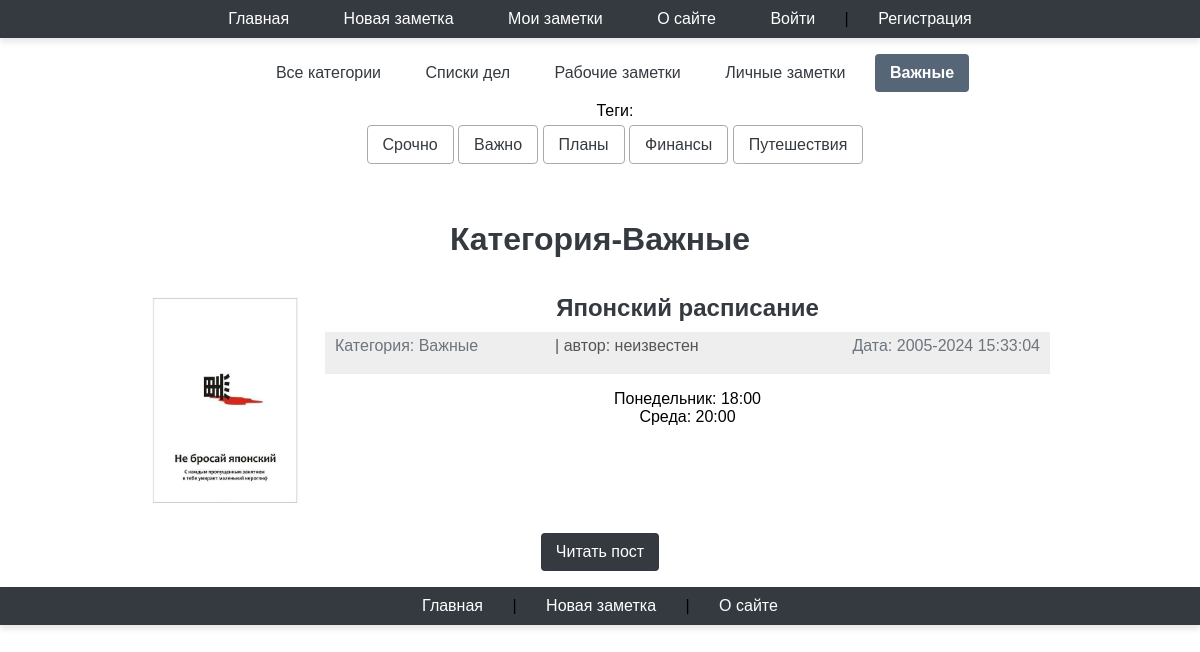
The app's page /categories/vazhnye/ with its own data.
### notes/models.py (models this page shows, shortened)
class Category(models.Model):
    class Meta:
        verbose_name = 'Категория'
        verbose_name_plural = 'Категории'
    name = models.CharField(max_length=100, db_index=True, verbose_name="Категория")
    slug = models.SlugField(max_length=255, unique=True, db_index=True)
    def get_absolute_url(self):
        return reverse('categories', kwargs={'cat_slug': self.slug})

class TagPost(models.Model):
    class Meta:
        verbose_name = 'Тэг'
        verbose_name_plural = 'Тэги'
    tag = models.CharField(max_length=100, db_index=True)
    slug = models.SlugField(max_length=255, unique=True, db_index=True)
    def get_absolute_url(self):
        return reverse('tag', kwargs={'tag_slug':
                                          self.slug})

class Notes(models.Model):
    class Meta:
        verbose_name = 'Заметка'
        verbose_name_plural = 'Заметки'
        ordering = ['-time_create']
        indexes = [
            models.Index(fields=['-time_create']),
        ]
    class Status(models.IntegerChoices):
        PRIVATE = 0, 'Личное'
        PUBLISHED = 1, 'Опубликовано'
    objects = models.Manager()
    private = UnPublishedModel()
    published = PublishedModel()
    def get_absolute_url(self):
        return reverse('post', kwargs={'post_slug':
                                           self.slug})
    cat = models.ForeignKey('Category', on_delete=models.PROTECT, verbose_name="Категории")
    title = models.CharField(max_length=255, verbose_name="Заголовок")
    slug = models.SlugField(max_length=255, unique=True, db_index=True, verbose_name="URL")
    content = models.TextField(blank=True)
    time_create = models.DateTimeField(auto_now_add=True, verbose_name="Время создания")
    time_update = models.DateTimeField(auto_now=True, verbose_name="Время изменения")
    is_published = models.BooleanField(choices=tuple(map(lambda x: (bool(x[0]), x[1]), Status.choices)),
                                       default=Status.PRIVATE, verbose_name="Статус")
    tags = models.ManyToManyField('TagPost', blank=True, related_name='tags', verbose_name="Тэги")
    foot_note = models.OneToOneField('FootNote', on_delete=models.SET_NULL, null=True, blank=True, related_name='note',
                                     verbose_name="Примечание")
    picture = models.ImageField(upload_to="pictures/%Y/%m/%d/",
                                default=None, blank=True, null=True,
                                verbose_name="Изображение")
    author = models.ForeignKey(get_user_model(),
                               on_delete=models.SET_NULL, related_name='posts',
                               null=True, default=None)

### notes/views.py (the view)
# urls.py: path('categories/<slug:cat_slug>/', views.NotesCategory.as_view(), name='categories'),
class NotesCategory(DataMixin,ListView):
    template_name = 'notes/index.html'
    context_object_name = 'posts'
    allow_empty = False
    def get_queryset(self):
        return Notes.published.filter(cat__slug=self.kwargs['cat_slug']).select_related('cat')
    def get_context_data(self, **kwargs):
        context = super().get_context_data(**kwargs)
        cat = context['posts'][0].cat
        return self.get_mixin_context(context, title='Категория-' + cat.name, cat_selected=cat.id, )

### notes/models.py (called while the page is built)
    def get_queryset(self):
        return super().get_queryset().filter(is_published=Notes.Status.PUBLISHED)

### notes/templatetags/notes_tags.py (called while the page is built)
@register.inclusion_tag('notes/list_categories.html')
def show_categories(cat_selected_id=0):
    cats = Category.objects.all()
    return {"cats": cats, "cat_selected": cat_selected_id}

@register.inclusion_tag('notes/list_tags.html')
def show_all_tags():
    return {"tags": TagPost.objects.all()}

### notes/utils.py (called while the page is built)
    def get_mixin_context(self, context, **kwargs):
        if self.title_page:
            context['title'] = self.title_page
        context['cat_selected'] = None
        context.update(kwargs)
        return context

### users/context_processors.py (called while the page is built)
def get_notes_context(request):
    return {'mainmenu': menu}

### notes/templates/notes/index.html (shortened to what this page needs)
{% extends 'base.html' %}
{% block content %}
<h1>{{title}}</h1>
<ul class="list-articles">
    {% for p in posts %}
        {% if p.picture %}
         <p ><img class="img-article-left
        thumb" src="{{p.picture.url}}"></p>
        {% endif %}
        <h2>{{p.title}}</h2>
        <div class="article-panel">
         <p class="first">Категория: {{p.cat.name}}</p>| автор: {{p.author.username|default:"неизвестен"}}</p>
         <p class="last">Дата: {{p.time_update|date:"dm-Y H:i:s"}}</p>
        </div>
        {% autoescape off %}
        {{p.content|linebreaks|truncatewords:50}}
        {% endautoescape %}
        <p class="link-readpost">
            <a href="{{ p.get_absolute_url }}">
                Читать пост
            </a>
        </p>
        {% endfor %}
</ul>
{% endblock %}

### notes/templates/notes/list_categories.html
{% for cat in cats %}
 {% if cat.id == cat_selected %}
 <li
class="selected">{{cat.name}}</li>
 {% else %}
 <li><a href="{{ cat.get_absolute_url }}">{{cat.name}}</a></li>
 {% endif %}
{% endfor %}

### notes/templates/notes/list_tags.html
{% if tags %}
 Теги:</p>
 <ul class="tags-list">
 {% for t in tags %}
 <li><a
href="{{t.get_absolute_url}}">{{t.tag}}</a></li>
 {% endfor %}
 </ul>
{% endif %}

### notes/static/notes/css/styles.css (style rules this page uses)
html, body { font-family: 'Arial'; margin: auto; text-align: center; padding: 0; height: 100%; width: 100%; }
a { color: #0059b2; text-decoration: none; }
img { max-width: 600px; height: auto; }
img.img-article-left { max-width: 300px; height: auto; float: left; padding: 0 10px 10px 0; }
img.img-article-left.thumb { max-width: 150px; height: auto; }
div.article-panel { background: #eee; padding: 5px 10px 5px 10px; box-sizing: border-box; overflow: hidden; color: #555; }
div.article-panel p.first { margin: 0; float: left; }
div.article-panel p.last { margin: 0; float: right; }
ul.list-articles { list-style: none; margin: 0; padding: 0; width: 900px; }
ul.tags-list { width: 100%; margin: 0; padding: 0; list-style: none; }
ul.tags-list li { margin: 0; padding: 0 0 10px; display: inline-block; }
ul.tags-list li a { padding: 5px; font-size: 16px; border: 1px solid #aaa; }
ul { display: inline-block; }
#leftchapters li { margin-bottom: 10px; }
#leftchapters li a, #leftchapters li.selected { padding: 10px 15px; text-decoration: none; color: #343a40; border-radius: 4px; transition: background-color 0.3s, color 0.3s; }
#leftchapters li.selected { background-color: #566677; color: #ffffff; font-weight: bold; }
h1 { color: #343a40; font-size: 2em; margin-bottom: 20px; text-align: center; }
.list-articles { list-style: none; padding: 0; margin: 0; }
.img-article-left { float: left; margin-right: 15px; max-width: 150px; height: auto; border-radius: 4px; }
.list-articles h2 { color: #343a40; font-size: 1.5em; margin-top: 0; margin-bottom: 10px; }
.article-panel { display: flex; justify-content: space-between; margin-bottom: 10px; }
.article-panel .first { color: #6c757d; }
.article-panel .last { color: #6c757d; }
.link-readpost a { display: inline-block; background-color: #343a40; color: #ffffff; padding: 10px 15px; text-decoration: none; border-radius: 4px; transition: background-color 0.3s, color 0.3s; }
li { display: inline-block; margin-right: 10px; }
.tags-list { list-style-type: none; padding: 0; margin: 0; }
.tags-list li { display: inline-block; margin-right: 10px; }

### records on screen
Category: name "Списки дел"
Category: name "Рабочие заметки"
Category: name "Личные заметки"
Category: name "Важные"
TagPost: tag "Срочно"
TagPost: tag "Важно"
TagPost: tag "Планы"
TagPost: tag "Финансы"
TagPost: tag "Путешествия"
Notes: picture (picture), title "Японский раcписание", cat.name "Важные", author.username "неизвестен", time_update "2005-2024 15:33:04", content "Понедельник: 18:00 Среда: 20:00"

### other values on screen
{{ m.title }} "Главная" "Новая заметка" "Мои заметки" "О сайте"
{{ title }} "Категория-Важные"
